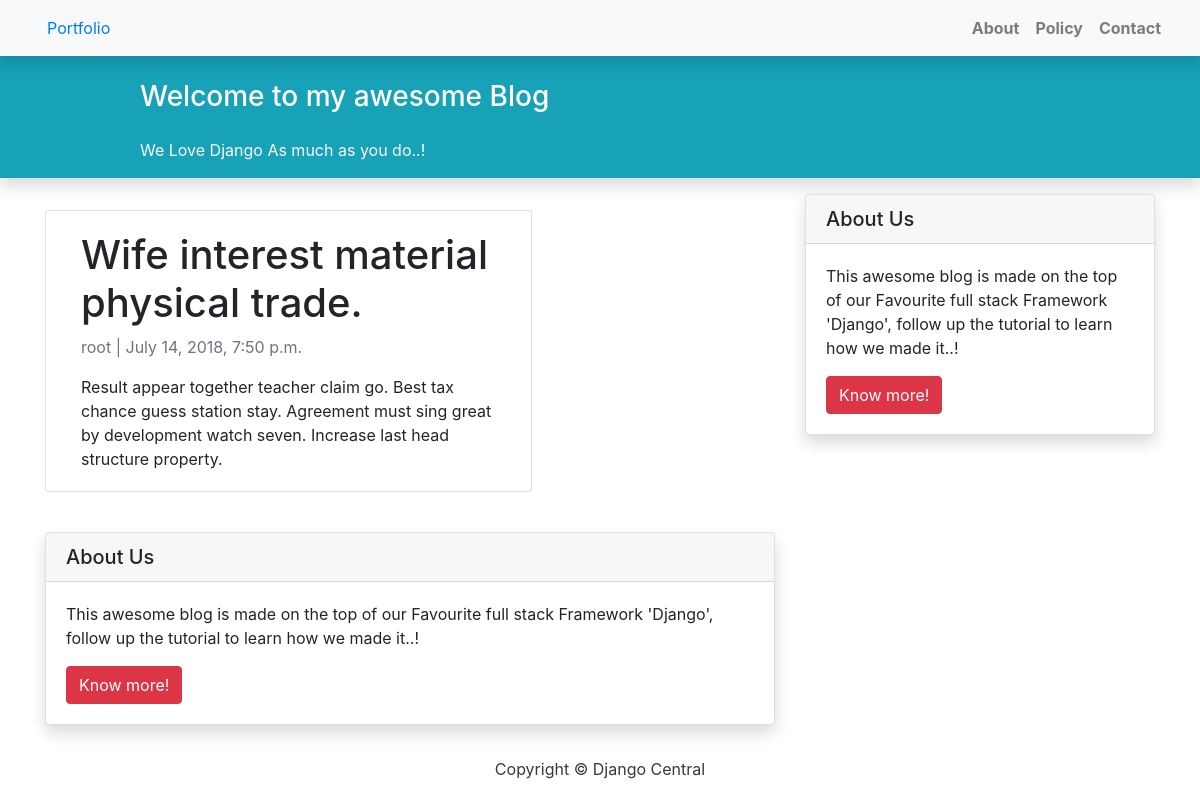
/blog/wife-interest-material-physical-trade/, run on the app's committed database.
### blog/models.py (models this page shows, shortened)
class Blog(models.Model):
    STATUS = (
        (0, "Draft"),
        (1, "Publish")
    )
    title = models.CharField(max_length=200, unique=True)
    slug = models.SlugField(max_length=200, unique=True)
    author = models.ForeignKey(User, on_delete=models.CASCADE, related_name='blogs')
    updated_on = models.DateTimeField(auto_now=True)
    content = models.TextField()
    created_on = models.DateTimeField(auto_now_add=True)
    status = models.IntegerField(choices=STATUS, default=0)
    class Meta:
        ordering = ['-created_on']

### blog/views.py (the view)
# urls.py: path('<slug:slug>/', views.BlogDetail.as_view(), name='blog_detail'),
class BlogDetail(generic.DetailView):
    model = Blog

### blog/templates/blog/blog_detail.html
{% extends 'blog/base.html' %} {% block content %}
<div class="container">
  <div class="row">
    <div class="col-md-8 card mb-4  mt-3 left  top">
      <div class="card-body">
        <h1>{% block title %} {{ object.title }} {% endblock title %}</h1>
        <p class=" text-muted">{{ blog.author }} | {{ blog.created_on }}</p>
        <p class="card-text ">{{ object.content | safe }}</p>
      </div>
    </div>
    {% block sidebar %} {% include 'blog/sidebar.html' %} {% endblock sidebar %}
  </div>
</div>
{% endblock content %}

### data on the page
Blog: title "Wife interest material physical trade.", author "root", created_on "July 14, 2018, 7:50 p.m.", content "Result appear together teacher claim go. Best tax chance guess station stay. Agreement must sing great by development watch seven. Increase last head structure property."
